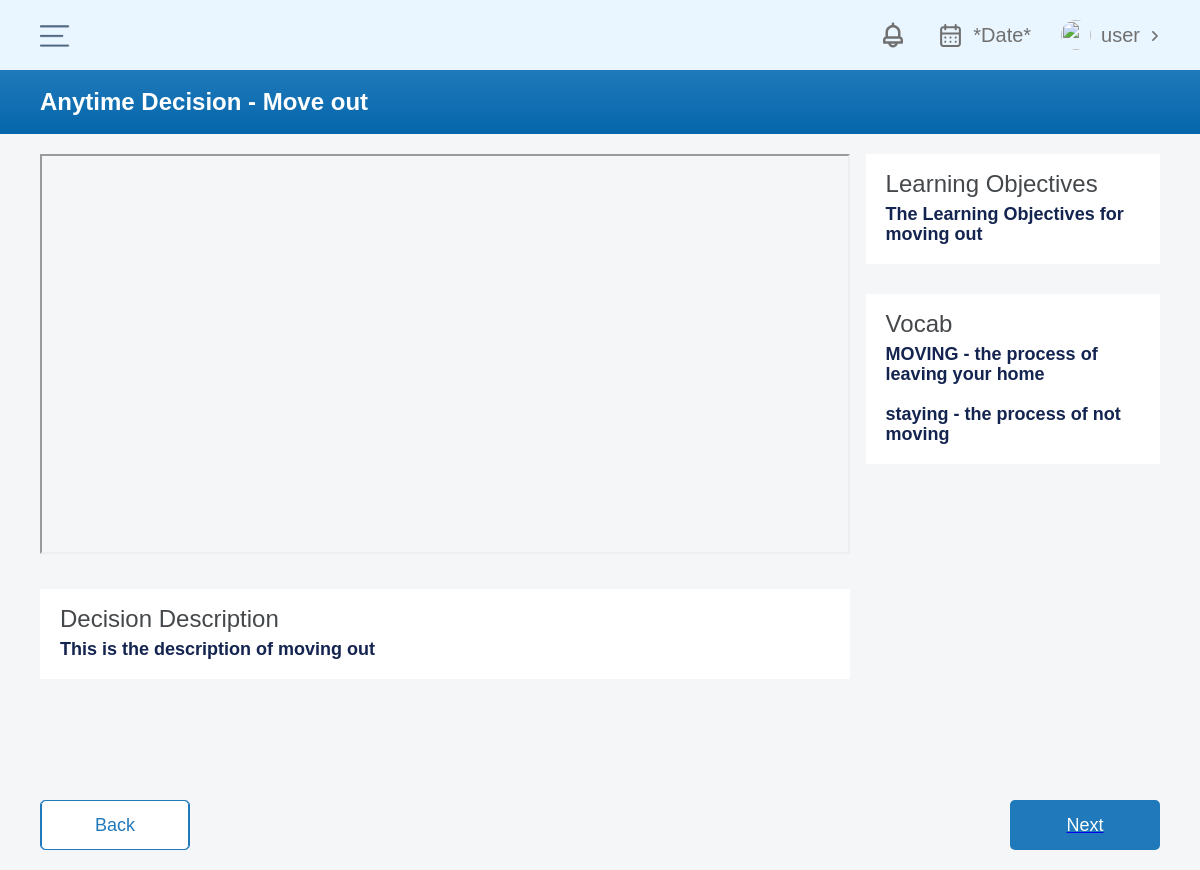
/anytime-decision/1/, run on the app's committed database.
### Student/models.py (models this page shows, shortened)
class AnytimeDecision(models.Model):
    title = models.CharField(max_length=500, null=True, blank=True)
    name_id = models.CharField(max_length=500, null=True, blank=True)
    step2_path = models.CharField(max_length=500, null=True, blank=True)
    video_link = models.CharField(max_length=500, null=True, blank=True)
    decision_id = models.CharField(max_length=500, null=True, blank=True)
    description = models.TextField(max_length=500, null=True, blank=True)
    learning_objectives = models.TextField(max_length=500, null=True, blank=True)
    vocab = models.TextField(max_length=500, null=True, blank=True)
    yearly_cost = models.IntegerField(null=True, blank=True)
    monthly_cost = models.IntegerField(null=True, blank=True)
    next_btn_link = models.CharField(max_length=500, null=True, blank=True)
    img = models.ImageField(upload_to='anytimeImages/', null=True, blank=True)

### Student/views.py (the view)
# urls.py: path('<str:id>/', views.anytime_decision, name='anytime-decision'),
def anytime_decision(request, id):
    ad = AnytimeDecision.objects.get(pk=id)
    context = {
        'ad': ad
    }
    return render(request, 'Students/anytime-decision.html', context=context)

### Budget/context-processors.py (called while the page is built)
def account_info(request):
    user = request.user
    if user.is_active:
        account = Account.objects.filter(pk=request.user.pk)
        user_id = account.model.get_user_id(self=user)
        first_name = account.model.get_first_name(self=user)
        user_image = account.model.get_user_image(self=user)
        return {
            'first_name': first_name,
            'user_image': user_image,
        }
    else:
        return {
            'first_name': 'user',
            'user_image': 'img',
        }

### templates/Students/anytime-decision.html (shortened to what this page needs)
{% extends 'Students/base.html' %}
{% load static %}
{% block content %}
    <body class="body-2">
  <div class="fullpage-wrapper">
    <div class="full-page-wrapper">
      <div class="section-container">
        <div class="page-title-blue anytime-decision">
          <h1 class="heading-4">Anytime Decision - {{ ad.title }}</h1>
        </div>
      </div>
    </div>
    <div class="grid-wrapper">
      <div class="w-layout-grid grid-18 step1">
        <div id="w-node-_1ec6b8d4-8954-2eda-b421-883a183f00b4-cd267249">
          <div class="video-wrapper">
                <iframe src="{{ ad.video_link }}" title="W3Schools Free Online Web Tutorials" width="100%" height="400px" ></iframe>
          </div>
          <div id="w-node-_72f08ab3-adc3-7cf0-7027-77b91e08d9ba-cd267249" class="_20-padding-container _30-top">
            <div class="horizontal">
              <div class="_24px anytimedecision">Decision Description</div>
            </div>
            <div id="w-node-_72f08ab3-adc3-7cf0-7027-77b91e08d9bf-cd267249" class="_10-top displayed">
              <div class="_18px">{{ ad.description }}</div>
            </div>
          </div>
        </div>
        <div id="w-node-c5a806e0-724a-5949-d988-9e528c3a62f9-cd267249">
          <div id="w-node-_6eb24419-a21f-45df-39ba-9617e303e0de-cd267249" class="_20-padding-container">
            <div class="horizontal">
              <div class="_24px anytimedecision">Learning Objectives</div>
            </div>
            <div class="_10-top displayed">
              <div class="_18px">{{ ad.learning_objectives }}</div>
            </div>
          </div>
          <div id="w-node-bef59854-656b-b540-0c20-2fa52cc17a38-cd267249" class="_20-padding-container _30-top">
            <div class="horizontal">
              <div class="_24px anytimedecision">Vocab</div>
            </div>
            <div class="_10-top displayed">
              <div class="_18px">{{ ad.vocab|linebreaksbr }}</div>
            </div>
          </div>
        </div>
      </div>
    </div>
    <div class="button-wrapper bottom-spacing">
      <div class="button">
          <input type=button class="button" style="font-size: 18px" value="Back" onClick="javascript:history.go(-1);">
      </div>
        <a href="/{{ ad.next_btn_link }}">
        <div class="button next">
            <div class="button-text next">Next</div>
        </div>
      </a>
    </div>
  </div>
</body>
{% endblock %}

### static/budget/css/webflow.css (style rules this page uses)
* { -webkit-box-sizing: border-box; -moz-box-sizing: border-box; box-sizing: border-box; }
html { height: 100%; }
body { margin: 0; min-height: 100%; background-color: #fff; font-family: Arial, sans-serif; font-size: 14px; line-height: 20px; color: #333; }
h1, h2, h3, h4, h5, h6 { font-weight: bold; margin-bottom: 10px; }
h1 { font-size: 38px; line-height: 44px; margin-top: 20px; }
button, [type='button'], [type='reset'] { border: 0; cursor: pointer; -webkit-appearance: button; }

### data on the page
AnytimeDecision: title "Move out", description "This is the description of moving out", learning_objectives "The Learning Objectives for moving out", vocab "MOVING - the process of leaving your home staying - the process of not moving"

### other printed values
{{ first_name }} "user"
